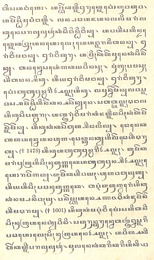
%> input picture PP.jpg, 154 x 260 px, shrunk from 836 x 1409 before the run
$ octave Segmentasi_CitraAksara.m   (GNU Octave 9; MATLAB toolbox functions it lacks are replaced by stand-ins)
%> lines starting %> are read from the running program, lines starting %| are printed output that depends on the picture; in (x1, y1, x2, y2) boxes, pixels count from 0 and x2, y2 are one past the last pixel; in counts of white or black regions, pixels touching at a corner belong together; the program's own positions count from 1
% Melakukan Segmentasi gambar aksara
clear all;clc;close all;

%% Membaca Gambar
[fname path] = uigetfile('*.*','Masukan Gambar');
%> the answer given: ../PP.jpg
fname = strcat(path,fname);
img = imread(fname);
%> img is the input picture: size 260x154x3 uint8; mean R, G, B 233.7, 230.2, 208.6

%% Menampilkan gambar asli
figure(1),imshow(img),title('Gambar Asli');

%% Mengubah gambar keskala abu-abu
if size(img,3) == 3
    img = rgb2gray(img);
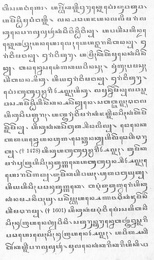
%> img: size 260x154 uint8; min 83, max 254, mean 228.8
end

%% Mengkonversikan gambar kecitra biner
thresholding = graythresh(img);
%> thresholding = 0.816
img = ~im2bw(img,thresholding);
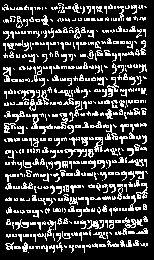
%> img: size 260x154 logical; 22.5% white in thin lines or dots

%% Menghapus semua objek yang mengandung kurang dari 50 piksel pada Gambar
img = bwareaopen(img,50);
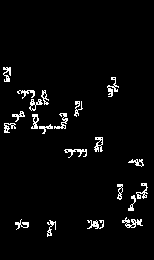
%> img: size 260x154 logical; 3.5% white in thin lines or dots, all inside (x1, y1, x2, y2) = (3, 67, 148, 237)
pause(1)

%% Menampilkan Gambar Setelah BoundingBox Tanpa Noise
figure(2),imshow(~img),title('Gambar Setelah BoundingBox Tanpa Noise');

%% Melabeli objek yang terhubung
[T Na] = bwlabel(img);
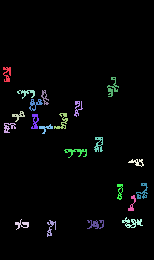
%> T: size 260x154 double; 22 distinct labels, from 0 to 21; one colour per label, 0 black
%> Na = 21

%% Mengukur objek pada gambar
properti = regionprops(T,'BoundingBox');
%> properti = 21 regions; largest, box (x1, y1, x2, y2): (107, 77, 119, 97), (122, 217, 143, 228), (54, 113, 68, 129), (64, 149, 87, 158), (136, 183, 148, 199)
hold on

%% Membuat BoundingBox objek gambar
for x = 1:size(properti,1)
    rectangle('Position',properti(x).BoundingBox,'EdgeColor','g','LineWidth',2)
end
%> this loop made 21 passes
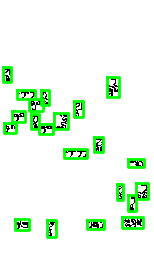
%> figure redrawn from the program's plot data; its title reads 'Gambar Setelah BoundingBox Tanpa Noise'
hold off
pause(1)

%% Menampilkan dan Menyimpan setiap perpotongan objek pada gambar
figure
for x = 1:Na
    [m,n] = find(T == x);
    x1 = img(min(m):max(m),min(n):max(n));
    imshow(~x1)
    pause(0)
    namefile = char(strcat('D:\citra uas\3x3\','Aksara-',num2str(x),'.jpeg'));
    imwrite(~x1,namefile);
end
%> this loop made 21 passes
%> namefile on passes 1 to 12: 'D:\citra uas\3x3\Aksara-1.jpeg', 'D:\citra uas\3x3\Aksara-2.jpeg', 'D:\citra uas\3x3\Aksara-3.jpeg', 'D:\citra uas\3x3\Aksara-4.jpeg', 'D:\citra uas\3x3\Aksara-5.jpeg', 'D:\citra uas\3x3\Aksara-6.jpeg', 'D:\citra uas\3x3\Aksara-7.jpeg', 'D:\citra uas\3x3\Aksara-8.jpeg', 'D:\citra uas\3x3\Aksara-9.jpeg', 'D:\citra uas\3x3\Aksara-10.jpeg', 'D:\citra uas\3x3\Aksara-11.jpeg', 'D:\citra uas\3x3\Aksara-12.jpeg'
